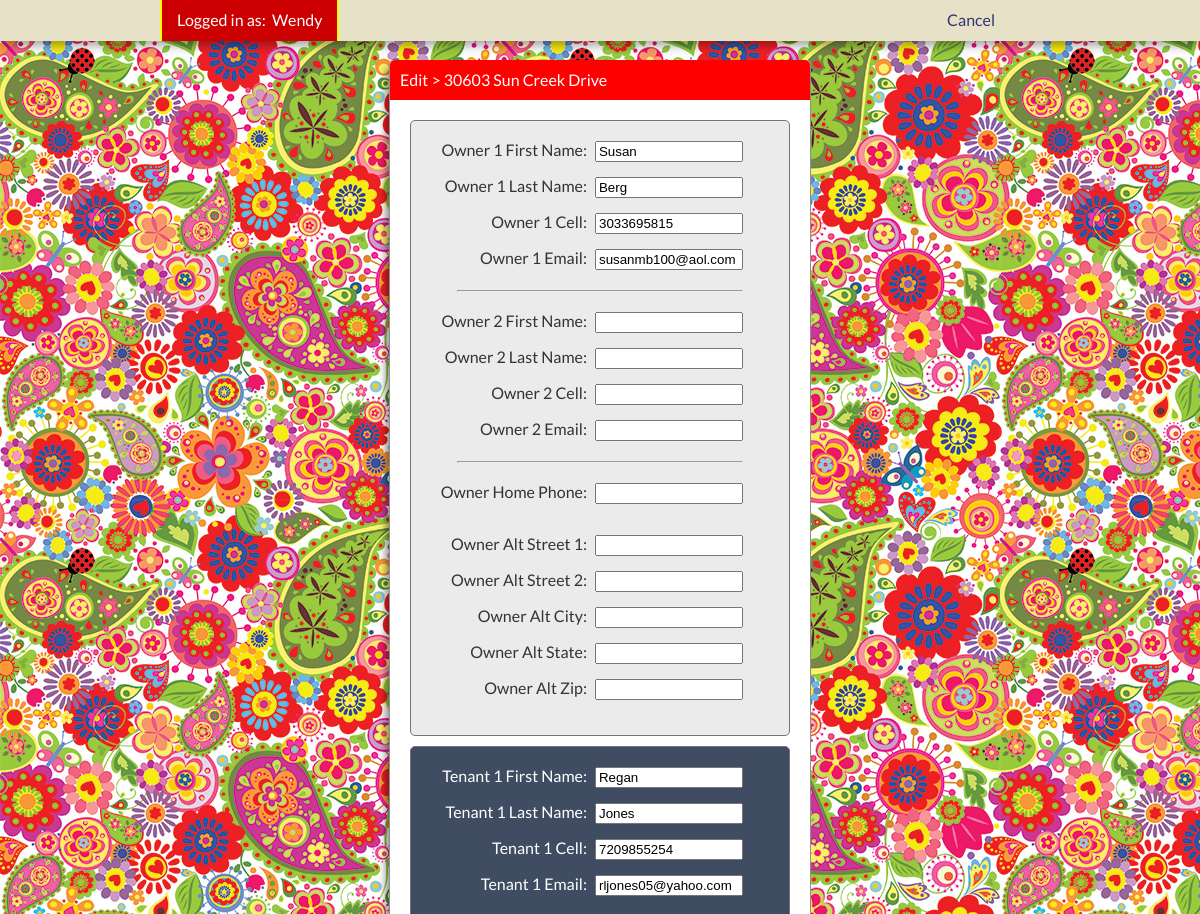
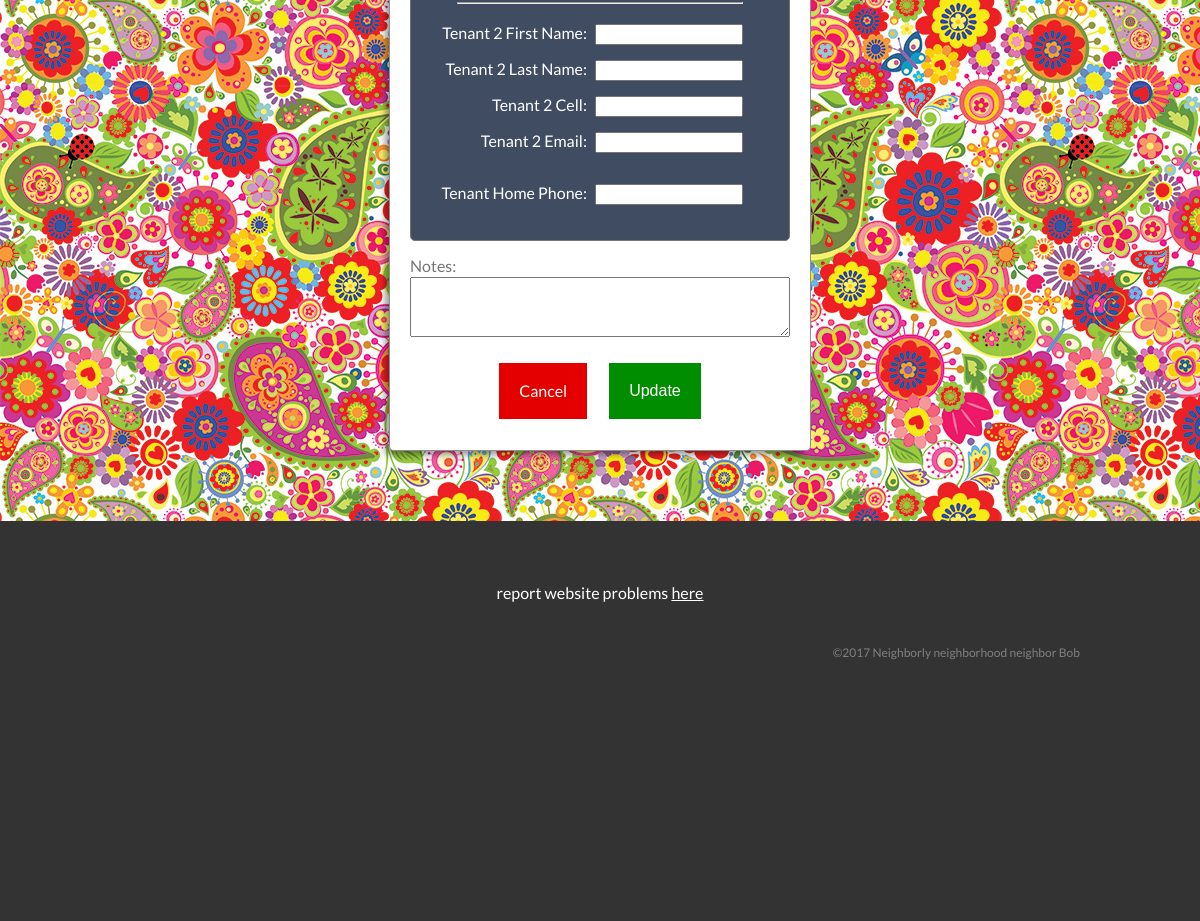
The app's page /edit-contact.php?unit=30603 (signed in) with its own data (2 pictures, top to bottom).
### tables this page shows
CREATE TABLE IF NOT EXISTS `neighbors` (
  `id` int(11) NOT NULL AUTO_INCREMENT,
  `sun_creek_street_number` varchar(6) NOT NULL,
  `owner1_first_name` varchar(25) NOT NULL,
  `owner1_last_name` varchar(25) NOT NULL,
  `owner1_cell` varchar(10) NOT NULL,
  `owner1_email` varchar(40) NOT NULL,
  `owner2_first_name` varchar(25) NOT NULL,
  `owner2_last_name` varchar(25) NOT NULL,
  `owner2_cell` varchar(10) NOT NULL,
  `owner2_email` varchar(40) NOT NULL,
  `owner_alt_street1` varchar(25) NOT NULL,
  `owner_alt_street2` varchar(25) NOT NULL,
  `owner_alt_city` varchar(25) NOT NULL,
  `owner_alt_state` varchar(2) NOT NULL,
  `owner_alt_zip` varchar(10) NOT NULL,
  `owner_home_phone` varchar(10) NOT NULL,
  `tenant1_first_name` varchar(25) NOT NULL,
  `tenant1_last_name` varchar(25) NOT NULL,
  `tenant1_cell` varchar(10) NOT NULL,
  `tenant1_email` varchar(40) NOT NULL,
  `tenant2_first_name` varchar(25) NOT NULL,
  `tenant2_last_name` varchar(25) NOT NULL,
  `tenant2_cell` varchar(10) NOT NULL,
  `tenant2_email` varchar(40) NOT NULL,
  `tenant_home_phone` varchar(10) NOT NULL,
  `notes` varchar(255) NOT NULL,
  PRIMARY KEY (`id`)
);

### _includes/functions.php (called while the page is built, shortened)
<?php
	function find_contact_by_address($contact_address) {
		global $connection;
		$safe_address = mysqli_real_escape_string($connection, $contact_address);
		$query  = "SELECT * ";
		$query .= "FROM neighbors ";
		$query .= "WHERE sun_creek_street_number = {$safe_address} ";
		$query .= "LIMIT 1";
		$result = mysqli_query($connection, $query);
		if ($contact = mysqli_fetch_assoc($result)) {
			return $contact;
		} else {
			echo "<span class=\"warning\">^^ That address is not us.</span>";
		}
	}
 ?>

### _includes/edit-contact-variables.php (called while the page is built, shortened)
<?php
$o1fn = htmlentities($this_info["owner1_first_name"]);
$o1ln = htmlentities($this_info["owner1_last_name"]);
$o2fn = htmlentities($this_info["owner2_first_name"]);
$o2ln = htmlentities($this_info["owner2_last_name"]);
$o1em = htmlentities($this_info["owner1_email"]);
$o2em = htmlentities($this_info["owner2_email"]);
$ohp = htmlentities($this_info["owner_home_phone"]);
$o1c = htmlentities($this_info["owner1_cell"]);
$o2c = htmlentities($this_info["owner2_cell"]);
$oas1 = htmlentities($this_info["owner_alt_street1"]);
$oas2 = htmlentities($this_info["owner_alt_street2"]);
$oac = htmlentities($this_info["owner_alt_city"]);
$oas = htmlentities($this_info["owner_alt_state"]);
$oaz = htmlentities($this_info["owner_alt_zip"]);
$t1fn = htmlentities($this_info["tenant1_first_name"]);
$t2fn = htmlentities($this_info["tenant2_first_name"]);
$t1ln = htmlentities($this_info["tenant1_last_name"]);
$t2ln = htmlentities($this_info["tenant2_last_name"]);
$t1em = htmlentities($this_info["tenant1_email"]);
$t2em = htmlentities($this_info["tenant2_email"]);
$thp = htmlentities($this_info["tenant_home_phone"]);
$t1c = htmlentities($this_info["tenant1_cell"]);
$t2c = htmlentities($this_info["tenant2_cell"]);
 ?>

### edit-contact.php (the view, shortened to what this page needs)
<?php require '_db/connect.php'; ?>
<?php require_once '_includes/functions.php'; ?>
<?php include '_includes/validation-functions.php'; ?>
<?php
	if (isset($_GET["unit"])) {
		$current_contact_to_edit = $_GET["unit"];
	} else {
		$current_contact_to_edit = null;
		echo "denied!";
	}
 ?>
<?php include '_includes/header.php'; ?>
<div id="flex-wrapper-update">
<div class="contact-update">
<div class="address-header">
	<?php echo 	"<p class=\"main-address\">Edit > " . htmlentities($current_contact_to_edit) . " Sun Creek Drive</p>"; ?>
</div>
<div class="card-update">
<?php
$this_info = find_contact_by_address($current_contact_to_edit);
include '_includes/edit-contact-variables.php';
?>
<form id="contact-update-form" name="edit_form" action="edit-contact.php?unit=<?php echo urlencode($current_contact_to_edit) ?>" method="post">
<div class="contact-edit-section">
	<div class="ef"><div class="el">Owner 1 First Name:</div><div class="ei"><input <?php if (array_key_exists('owner1_first_name', $errors)) { echo "class=\"form-alert\""; } ?> type="text" name="owner1_first_name" value="<?php
		echo (isset($_POST['owner1_first_name'])) ? $_POST['owner1_first_name'] : $o1fn;
	?>" /></div></div>
	<div class="ef"><div class="el">Owner 1 Last Name:</div><div class="ei"><input <?php if (array_key_exists('owner1_last_name', $errors)) { echo "class=\"form-alert\""; } ?> type="text" name="owner1_last_name" value="<?php
		echo (isset($_POST['owner1_last_name'])) ? $_POST['owner1_last_name'] : $o1ln;
	?>" /></div></div>
	<div class="ef"><div class="el">Owner 1 Cell:</div><div class="ei"><input <?php if (array_key_exists('owner1_cell', $errors)) { echo "class=\"form-alert\""; } ?> type="tel" name="owner1_cell" value="<?php
		echo (isset($_POST['owner1_cell'])) ? $_POST['owner1_cell'] : $o1c;
	?>" /></div></div>
	<div class="ef"><div class="el">Owner 1 Email:</div><div class="ei"><input <?php if (array_key_exists('owner1_email', $errors)) { echo "class=\"form-alert\""; } ?> type="email" name="owner1_email" value="<?php
		echo (isset($_POST['owner1_email'])) ? $_POST['owner1_email'] : $o1em;
	?>" /></div></div>
	<hr class="hr-edit1" />
	<div class="ef"><div class="el">Owner 2 First Name:</div><div class="ei"><input <?php if (array_key_exists('owner2_first_name', $errors)) { echo "class=\"form-alert\""; } ?> type="text" name="owner2_first_name" value="<?php
		echo (isset($_POST['owner2_first_name'])) ? $_POST['owner2_first_name'] : $o2fn;
	?>" /></div></div>
	<div class="ef"><div class="el">Owner 2 Last Name:</div><div class="ei"><input <?php if (array_key_exists('owner2_last_name', $errors)) { echo "class=\"form-alert\""; } ?> type="text" name="owner2_last_name" value="<?php
		echo (isset($_POST['owner2_last_name'])) ? $_POST['owner2_last_name'] : $o2ln;
	?>" /></div></div>
	<div class="ef"><div class="el">Owner 2 Cell:</div><div class="ei"><input <?php if (array_key_exists('owner2_cell', $errors)) { echo "class=\"form-alert\""; } ?> type="tel" name="owner2_cell" value="<?php
		echo (isset($_POST['owner2_cell'])) ? $_POST['owner2_cell'] : $o2c;
	?>" /></div></div>
	<div class="ef"><div class="el">Owner 2 Email:</div><div class="ei"><input <?php if (array_key_exists('owner2_email', $errors)) { echo "class=\"form-alert\""; } ?> type="email" name="owner2_email" value="<?php
		echo (isset($_POST['owner2_email'])) ? $_POST['owner2_email'] : $o2em;
	?>" /></div></div>
	<hr class="hr-edit1" />
	<div class="ef"><div class="el">Owner Home Phone:</div><div class="ei"><input <?php if (array_key_exists('owner_home_phone', $errors)) { echo "class=\"form-alert\""; } ?> type="tel" name="owner_home_phone" value="<?php
		echo (isset($_POST['owner_home_phone'])) ? $_POST['owner_home_phone'] : $ohp;
	?>" /></div></div>
	<br />
	<div class="ef"><div class="el">Owner Alt Street 1:</div><div class="ei"><input <?php if (array_key_exists('owner_alt_street1', $errors)) { echo "class=\"form-alert\""; } ?> type="text" name="owner_alt_street1" value="<?php
		echo (isset($_POST['owner_alt_street1'])) ? $_POST['owner_alt_street1'] : $oas1;
	?>" /></div></div>
	<div class="ef"><div class="el">Owner Alt Street 2:</div><div class="ei"><input <?php if (array_key_exists('owner_alt_street2', $errors)) { echo "class=\"form-alert\""; } ?> type="text" name="owner_alt_street2" value="<?php
		echo (isset($_POST['owner_alt_street2'])) ? $_POST['owner_alt_street2'] : $oas2;
	?>" /></div></div>
	<div class="ef"><div class="el">Owner Alt City:</div><div class="ei"><input <?php if (array_key_exists('owner_alt_city', $errors)) { echo "class=\"form-alert\""; } ?> type="text" name="owner_alt_city" value="<?php
		echo (isset($_POST['owner_alt_city'])) ? $_POST['owner_alt_city'] : $oac;
	?>" /></div></div>
	<div class="ef"><div class="el">Owner Alt State:</div><div class="ei"><input <?php if (array_key_exists('owner_alt_state', $errors)) { echo "class=\"form-alert\""; } ?> type="text" name="owner_alt_state" value="<?php
		echo (isset($_POST['owner_alt_state'])) ? $_POST['owner_alt_state'] : $oas;
	?>" /></div></div>
	<div class="ef"><div class="el">Owner Alt Zip:</div><div class="ei"><input <?php if (array_key_exists('owner_alt_zip', $errors)) { echo "class=\"form-alert\""; } ?> type="tel" name="owner_alt_zip" value="<?php
		echo (isset($_POST['owner_alt_zip'])) ? $_POST['owner_alt_zip'] : $oaz;
	?>" /></div></div>
</div>
<div class="contact-edit-section">
	<div class="ef"><div class="el">Tenant 1 First Name:</div><div class="ei"><input <?php if (array_key_exists('tenant1_first_name', $errors)) { echo "class=\"form-alert\""; } ?> type="text" name="tenant1_first_name" value="<?php
		echo (isset($_POST['tenant1_first_name'])) ? $_POST['tenant1_first_name'] : $t1fn;
	?>" /></div></div>
	<div class="ef"><div class="el">Tenant 1 Last Name:</div><div class="ei"><input <?php if (array_key_exists('tenant1_last_name', $errors)) { echo "class=\"form-alert\""; } ?> type="text" name="tenant1_last_name" value="<?php
		echo (isset($_POST['tenant1_last_name'])) ? $_POST['tenant1_last_name'] : $t1ln;
	?>" /></div></div>
	<div class="ef"><div class="el">Tenant 1 Cell:</div><div class="ei"><input <?php if (array_key_exists('tenant1_cell', $errors)) { echo "class=\"form-alert\""; } ?> type="tel" name="tenant1_cell" value="<?php
		echo (isset($_POST['tenant1_cell'])) ? $_POST['tenant1_cell'] : $t1c;
	?>" /></div></div>
	<div class="ef"><div class="el">Tenant 1 Email:</div><div class="ei"><input <?php if (array_key_exists('tenant1_email', $errors)) { echo "class=\"form-alert\""; } ?> type="email" name="tenant1_email" value="<?php
		echo (isset($_POST['tenant1_email'])) ? $_POST['tenant1_email'] : $t1em;
	?>" /></div></div>
	<hr class="hr-edit2" />
	<div class="ef"><div class="el">Tenant 2 First Name:</div><div class="ei"><input <?php if (array_key_exists('tenant2_first_name', $errors)) { echo "class=\"form-alert\""; } ?> type="text" name="tenant2_first_name" value="<?php
		echo (isset($_POST['tenant2_first_name'])) ? $_POST['tenant2_first_name'] : $t2fn;
	?>" /></div></div>
	<div class="ef"><div class="el">Tenant 2 Last Name:</div><div class="ei"><input <?php if (array_key_exists('tenant2_last_name', $errors)) { echo "class=\"form-alert\""; } ?> type="text" name="tenant2_last_name" value="<?php
		echo (isset($_POST['tenant2_last_name'])) ? $_POST['tenant2_last_name'] : $t2ln;
	?>" /></div></div>
	<div class="ef"><div class="el">Tenant 2 Cell:</div><div class="ei"><input <?php if (array_key_exists('tenant2_cell', $errors)) { echo "class=\"form-alert\""; } ?> type="tel" name="tenant2_cell" value="<?php
		echo (isset($_POST['tenant2_cell'])) ? $_POST['tenant2_cell'] : $t2c;
	?>" /></div></div>
	<div class="ef"><div class="el">Tenant 2 Email:</div><div class="ei"><input <?php if (array_key_exists('tenant2_email', $errors)) { echo "class=\"form-alert\""; } ?> type="email" name="tenant2_email" value="<?php
		echo (isset($_POST['tenant2_email'])) ? $_POST['tenant2_email'] : $t2em;
	?>" /></div></div>
	<br />
	<div class="ef"><div class="el">Tenant Home Phone:</div><div class="ei"><input <?php if (array_key_exists('tenant_home_phone', $errors)) { echo "class=\"form-alert\""; } ?> type="tel" name="tenant_home_phone" value="<?php
		echo (isset($_POST['tenant_home_phone'])) ? $_POST['tenant_home_phone'] : $thp;
	?>" /></div></div>
</div>
<div class="note-area"><span class="note-label">Notes:</span><textarea <?php if (array_key_exists('notes', $errors)) { echo "class=\"form-alert\""; } ?> name="notes"><?php
?></textarea></div>
<br />
<div class="button-footer">
	<div class="buttons">
		<a class="cancel-button" href="manage-contacts.php">Cancel</a> <input type="submit" id="edit-submit" name="submit" value="Update" /><br />
	</div>
</div>
</form>
</div>
</div>
</div>
<?php include '_includes/footer.php'; ?>

### style.css (style rules this page uses)
html,body,div,span,applet,object,iframe,h1,h2,h3,h4,h5,h6,p,blockquote,pre,a,abbr,acronym,address,big,cite,code,del,dfn,em,img,ins,kbd,q,s,samp,small,strike,strong,sub,sup,tt,var,b,u,i,center,dl,dt,dd,fieldset,form,label,legend,table,caption,tbody,tfoot,thead,tr,th,td,article,aside,canvas,details,embed,figure,figcaption,footer,header,hgroup,menu,nav,output,ruby,section,summary,time,mark,audio,video { margin:0;padding:0;border:0;font-size:100%;font:inherit;vertical-align:baseline }
body { line-height:1 }
#flex-wrapper-update>div:nth-child(1)>div.address-header { background-color:red }
#flex-wrapper-update { width:90%;margin:110px auto 0 auto }
.contact-update { background-color:#fff;margin-bottom:15px;border-radius:5px;border-right:1px solid #8f8f8f;border-bottom:1px solid #8f8f8f;border-left:1px solid #8f8f8f;box-shadow:-6px 6px 6px -2px rgba(0,0,0,0.39);transition:width .5s ease }
.contact-update:first-of-type { margin-top:60px }
.card-update { display:block;width:100%;margin:0;padding:20px 20px 30px 20px }
@media screen and (min-width: 865px) { #flex-wrapper-update { width:90%;margin:50px auto 60px auto;display:-ms-flexbox;display:flex;-ms-flex-align:stretch;align-items:stretch;-ms-flex-pack:center;justify-content:center;-ms-flex-wrap:wrap;flex-wrap:wrap } }
@media screen and (min-width: 865px) { .contact-update { margin:10px } }
@media screen and (min-width: 865px) { .contact-update:first-of-type { margin-top:10px } }
@media screen and (min-width: 865px) { .card-update { width:420px } }
.contact-edit-section { width:100%;border:1px solid #757575;color:#fff;border-radius:5px;padding:20px 10px;display:block;margin:0 auto;margin-bottom:15px;background-color:#404c62;line-height:1em }
.contact-edit-section:first-of-type { margin-bottom:10px;background-color:#ebebeb;color:#333 }
.contact-edit-section input { width:100%;max-width:160px }
.contact-edit-section div.ef { display:block;width:90%;margin-bottom:15px }
.contact-edit-section div.el { width:54%;display:inline-block;text-align:right;padding-right:8px }
.contact-edit-section div.ei { width:46%;display:inline-block }
hr.hr-edit1 { width:80%;color:#333;margin:20px auto }
hr.hr-edit2 { width:80%;color:#fff;margin:20px auto }
div.buttons { display:-ms-flexbox;display:flex;-ms-flex-align:center;align-items:center;-ms-flex-pack:center;justify-content:center }
div.buttons input[type=submit]#edit-submit { -webkit-appearance:none;border-radius:0px;text-align:left;font-size:100%;display:inline-block;padding:20px;background-color:#008D00;color:#fff;border:1px solid #fff;cursor:pointer;line-height:1em;text-decoration:none;margin:0 10px;transition:background-color .2s ease }
div.buttons a.cancel-button { text-align:right;display:inline-block;padding:20px;background-color:#E50000;color:#fff;border:1px solid #fff;text-decoration:none;line-height:16px;margin:0 10px;transition:background-color .2s ease }
textarea { width:100%;height:60px }
body { font-size:16px;font-family:'Lato', sans-serif;color:#757575;line-height:1.5em;background-color:#666d75;background-image:url("_images/pattern-bkg-default.jpg");background-repeat:repeat;background-attachment:fixed }
body.edit-page { background-color:#666d75;background-image:url("_images/pattern-bkg-edit.jpg");background-repeat:repeat;background-attachment:fixed }
p { display:block;line-height:1.5em;font-size:1em }
* { box-sizing:border-box }
a { text-decoration:underline }
.address-header { width:100%;margin:0 auto;background-color:#332D22;border-radius:5px 5px 0px 0px;transition:width .5s ease }
.address-header p.main-address { display:inline-block;color:white;padding:8px 8px 8px 10px }
@media screen and (min-width: 865px) { body { line-height:1.3em } }
@media screen and (min-width: 865px) { p.main-address { display:block;margin:0 } }

### records on screen
neighbors: owner1_first_name "Susan", owner1_last_name "Berg", owner1_cell "3033695815", owner1_email "susanmb100@aol.com", tenant1_first_name "Regan", tenant1_last_name "Jones", tenant1_cell "7209855254", tenant1_email "rljones05@yahoo.com"

### other values on screen
$_SESSION["username"] "Wendy"
$current_contact_to_edit "30603"
